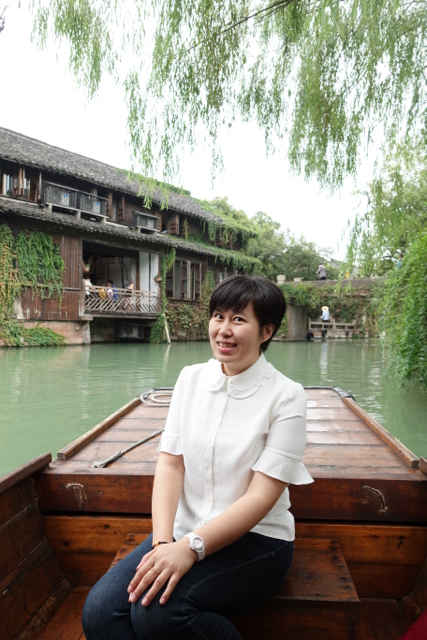
%> input picture DSC01128.jpg, 427 x 640 px
$ octave PhotoPaintRandom.m   (GNU Octave 9; MATLAB toolbox functions it lacks are replaced by stand-ins)
%> lines starting %> are read from the running program, lines starting %| are printed output that depends on the picture
### add_stroke.m
function [ canvas ] = add_stroke( x, y, wsize, color, canvas )
%ADD_STROKE add an stroke of given color and given size at location (x,y)
%           on canvas.
%   Currently just adds a gaussian of given size at the location.

if (wsize < 1),
    canvas(x,y,:) = color;
else
%     disp('not implemented yet!');
    % transparency as gaussian centered at (x,y)
    sigma = wsize/5;
    g = fspecial('gaussian', 2*wsize+1, sigma); % could move this outside every stroke
    g = 1/g(wsize+1, wsize+1) .* g; %normalizing so the middle become 1
    % crop for running out of bounds
    top = min(wsize, x-1);
    bottom = min(wsize, size(canvas,1)-x);
    left = min(wsize, y-1);
    right = min(wsize, size(canvas,2)-y);
    g = g(wsize+1-top:wsize+1+bottom, wsize+1-left:wsize+1+right);

    for chnl = 1:3,
% % %   Fix the out of bounds problem by cropping the gaussian
        org_can = canvas(x-top:x+bottom, y-left:y+right, chnl) .* (ones(size(g))-g);
        new_stk = double(color(chnl)).*g;
        canvas(x-top:x+bottom, y-left:y+right,chnl) = org_can + new_stk;
    end

end

end

### stroke_location.m
function [ x, y ] = stroke_location( i, width, height )
%STROKE_LOCATION Chooses the location of the ith stroke
%   currently returns a random X,Y

    x = randi([1, height]);
    y = randi([1, width]);
end

### PhotoPaintRandom.m
%
% Input: a photo
% Output: a stylized painting image based on input photo
%   By repeatedly selecting a random point on photo and placing a stroke of
% that color on the image
%
% Authoer: Yi Hua @ Rice University
%

clc;
% close all;
clear;
%% Read in photo & Create canvas
photo = im2double(imread('DSC01128.jpg'));
canvas = zeros(size(photo));

% Display inputs
figure
subplot(1,2,1);
imshow(photo);
title('Photo');

subplot(1,2,2);
imshow(canvas);
title('Canvas');

[height, width, chnl] = size(photo);
%> height = 640; width = 427; chnl = 3

%% Repeat placing stroke
brushhalf = 50;

numIter = 7000;
i = numIter;
while (i > 0),

    % select a random point on photo
    % This could be improved to select more interesting areas in the image
    [x, y] = stroke_location(i, width, height);

    % add a stroke on canvas
    % could try decrease size as i increases; size = constant/i or something
    % could try orient the stroke in the gradient orientation
    % could try adding texture to stroke
    canvas = add_stroke(x, y, brushhalf, photo(x,y,:), canvas);

    i = i - 1;
    if (mod(i, 150) == 0),
        brushhalf = brushhalf - 1;
    end

    if (mod(i, 100) == 0),
        subplot(1,2,1);
        imshow(photo);
        title('Photo');
        drawnow

        subplot(1,2,2);
        imshow(canvas);
        title('Canvas');
        drawnow

    end
end
%> this loop made 7000 passes
%> pass 1, `canvas = add_stroke(x, y, brushhalf, photo(x,y,:), canvas);`:
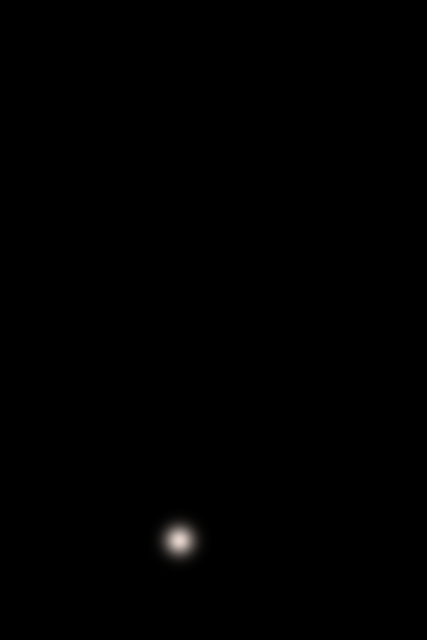
%> canvas: size 640x427x3 double; mean R, G, B 0.00207, 0.00192, 0.00185
%> after the loop:
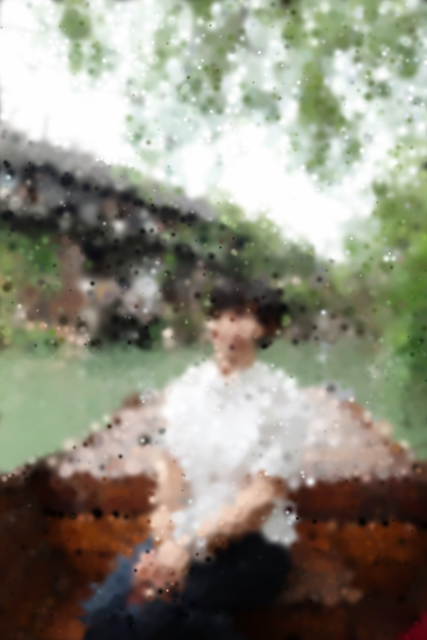
%> canvas: size 640x427x3 double; mean R, G, B 0.558, 0.551, 0.494
%> after the loop, brushhalf = 3; i = 0

%% Display result
% Display inputs
% figure
subplot(1,2,1);
imshow(photo);
title('Photo');

subplot(1,2,2);
imshow(canvas);
title('Canvas');
